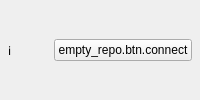
<?xml version="1.0" encoding="UTF-8"?>
<ui version="4.0">
 <class>EmptyRepoBanner</class>
 <widget class="QFrame" name="conflictBanner">
  <layout class="QHBoxLayout" name="mainLayout" stretch="0,1,0">
   <property name="leftMargin">
    <number>8</number>
   </property>
   <property name="topMargin">
    <number>5</number>
   </property>
   <property name="rightMargin">
    <number>8</number>
   </property>
   <property name="bottomMargin">
    <number>5</number>
   </property>
   <item>
    <widget class="QLabel" name="iconLabel">
     <property name="text">
      <string notr="true">ℹ</string>
     </property>
    </widget>
   </item>
   <item>
    <widget class="QLabel" name="messageLabel">
     <property name="minimumSize">
      <size>
       <width>0</width>
       <height>0</height>
      </size>
     </property>
     <property name="text">
      <string notr="true"/>
     </property>
     <property name="wordWrap">
      <bool>true</bool>
     </property>
    </widget>
   </item>
   <item>
    <widget class="QPushButton" name="actionButton">
     <property name="minimumSize">
      <size>
       <width>0</width>
       <height>22</height>
      </size>
     </property>
     <property name="maximumSize">
      <size>
       <width>16777215</width>
       <height>22</height>
      </size>
     </property>
     <property name="text">
      <string notr="true">empty_repo.btn.connect</string>
     </property>
    </widget>
   </item>
  </layout>
 </widget>
 <resources/>
 <connections/>
</ui>
